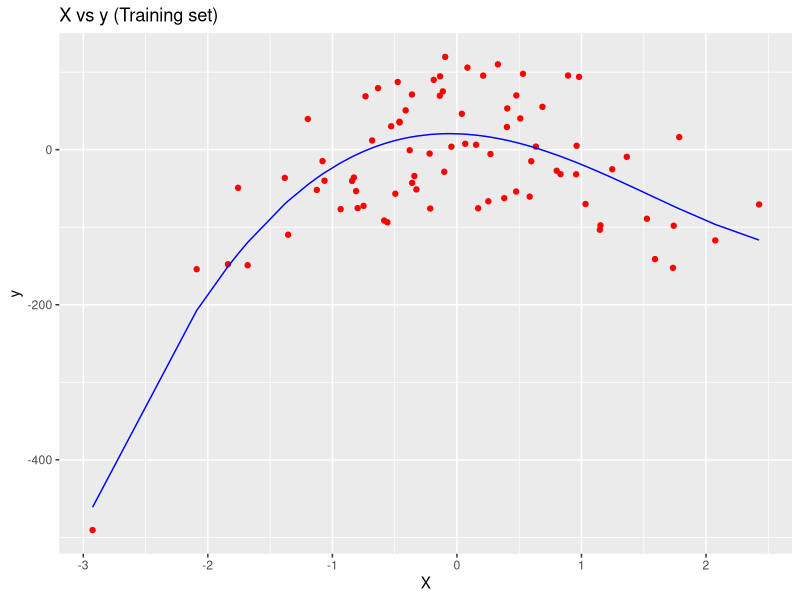
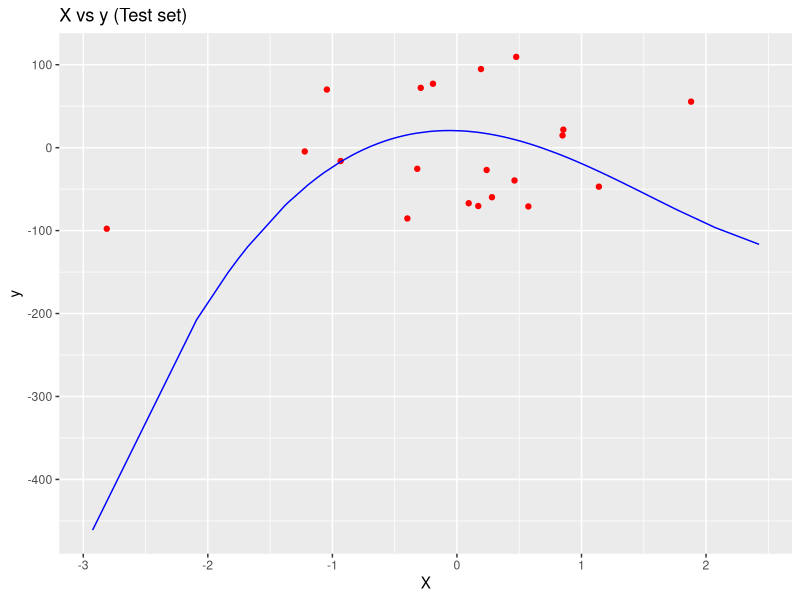

Here is the R script that generated these plots, in order:

RMSE = function(a, b){
  sqrt(mean((a - b)^2))
}
# Import the dataset
dataset = read.csv('polyRegression.csv')
print(colnames(dataset))

dataset <- dataset[,-1]
print(colnames(dataset))

dataset$X2 = dataset$X^2
dataset$X3 = dataset$X^3
dataset$X4 = dataset$X^4
print(colnames(dataset))

# Splitting the dataset 
library(caTools)
split = sample.split(dataset$X, SplitRatio = 0.8)
training_set = subset(dataset, split == TRUE)
test_set = subset(dataset, split == FALSE)

#Scaling
training_set[,1] = scale(training_set[,1])
test_set[,1] = scale(test_set[,1])

# Regressor
regressor = lm(formula = y ~ .,
              data = training_set)

# Predicting the Test set results
y_pred = predict(regressor, newdata = test_set)

# Visualising
library(ggplot2)
ggplot() +
  geom_point(aes(x = training_set$X, y = training_set$y),
             colour = 'red') +
  geom_line(aes(x = training_set$X, y = predict(regressor, newdata = training_set)),
            colour = 'blue') +
  ggtitle('X vs y (Training set)') +
  xlab('X') +
  ylab('y')

# Visualising the Test set results
library(ggplot2)
ggplot() +
  geom_point(aes(x = test_set$X, y = test_set$y),
             colour = 'red') +
  geom_line(aes(x = training_set$X, y = predict(regressor, newdata = training_set)),
            colour = 'blue') +
  ggtitle('X vs y (Test set)') +
  xlab('X') +
  ylab('y')
